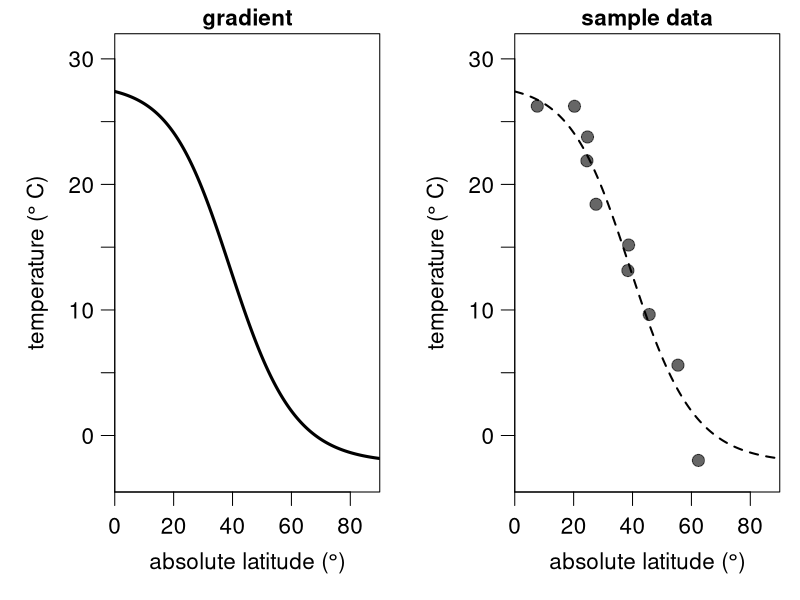
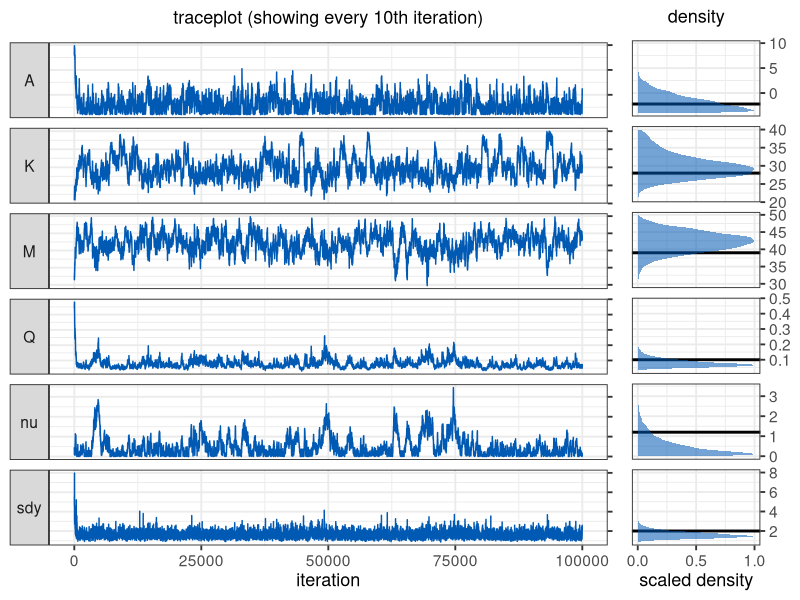
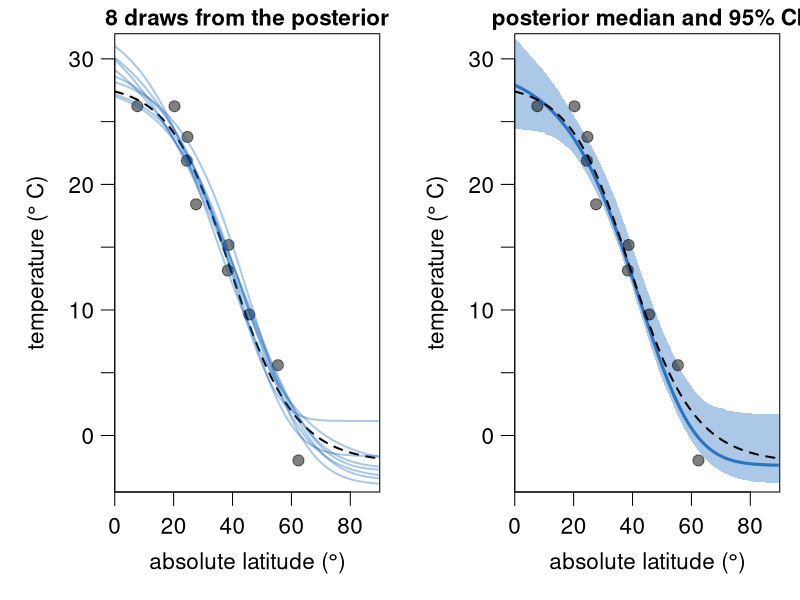

Recreate these plots in R, in order.
## ---- chunk 1
knitr::opts_chunk$set(echo = TRUE)
## ---- chunk 2
gradient <- function(x, coeff, sdy) { # sigma is labelled "sdy"
  A = coeff[1]
  K = coeff[2]
  M = coeff[3]
  Q = coeff[4]
  nu = coeff[5]
  return(A + max(c(K-A,0))/((1+(nu*exp(Q*(x-M))))^(1/nu)) + rnorm(length(x),0,sdy))
}
## ---- chunk 3
set.seed(10)
sample_lat <- runif(10,0,90)
sample_data <- data.frame(
  x = sample_lat, 
  y = gradient(x = sample_lat, coeff = c(-2.2, 28, 39, 0.1, 1.2), sd = 2))
## ---- chunk 4
layout(matrix(c(1,2), nrow = 1, ncol = 2, byrow = TRUE))

par(mar = c(4,4.25,1.25,0.75), las = 1, mgp = c(2.25,0.75,0), cex = 1.35)
latitude <- seq(0,90,by=0.2)
temperature <- gradient(x = latitude, coeff = c(-2.2, 28, 39, 0.1, 1.2), sd = 0)
plot(latitude, temperature, type = "l", lwd = 3, ylim = c(-4.5,32), xlab = expression ("absolute latitude ("*degree*")"), yaxt = "n", ylab = expression("temperature ("*degree~"C)"), yaxs = "i", xaxs = "i",
     xlim = c(0,90), main = "gradient", cex.main = 1)
axis(2,seq(-5,30,5),c(NA,0,NA,10,NA,20,NA,30))


plot(latitude, temperature, type = "l", lwd = 2, ylim = c(-4.5,32), xlab = expression ("absolute latitude ("*degree*")"), yaxt = "n", ylab = expression("temperature ("*degree~"C)"), yaxs = "i", xaxs = "i",
     xlim = c(0,90), main = "sample data", lty= 2, cex.main = 1)
points(sample_data$x, sample_data$y,  pch = 19, cex = 1.2, col = rgb(0,0,0,0.6), xpd = T)
axis(2,seq(-5,30,5),c(NA,0,NA,10,NA,20,NA,30))
## ---- chunk 5
loglik <- function(x, y,  coeff, sdy) { 
  A = coeff[1]
  K = coeff[2]
  M = coeff[3]
  Q = coeff[4]
  nu = coeff[5]
  pred = A + max(c(K-A,0))/((1+(nu*exp(Q*(x-M))))^(1/nu))
  return(sum(dnorm(y, mean = pred, sd = sdy, log = TRUE)))
}
## ---- chunk 6
logprior <- function(coeff) {
    return(sum(c(
    dunif(coeff[1], -4, 40, log = TRUE),
    dunif(coeff[2], -4, 40, log = TRUE),
    dnorm(coeff[3], 45, 10, log = TRUE),
    dgamma(coeff[4], 0.2, 0.2, log = TRUE),
    dgamma(coeff[5], 1, 1, log = TRUE))))
}
## ---- chunk 7
logposterior <- function(x, y, coeff, sdy){
  return (loglik(x, y, coeff, sdy) + logprior(coeff))
}
## ---- chunk 8
MH_propose <- function(coeff, proposal_sd){
  return(rnorm(5,mean = coeff, sd= c(.5,.5,.5,0.01,0.07)))
}
## ---- chunk 9
run_MCMC <- function(x, y, coeff_inits, sdy_init, nIter){
  ### Initialisation
  coefficients = array(dim = c(nIter,5)) # set up array to store coefficients
  coefficients[1,] = coeff_inits # initialise coefficients
  sdy = rep(NA_real_,nIter) # set up vector to store sdy
  sdy[1] = sdy_init # intialise sdy
  A_sdy = 3 # parameter for the prior on the inverse gamma distribution of sdy
  B_sdy = 0.1 # parameter for the prior on the inverse gamma distribution of sdy
  n <- length(y)
  shape_sdy <- A_sdy+n/2 # shape parameter for the inverse gamma
  
  ### The MCMC loop
  for (i in 2:nIter){ 
    
    ## 1. Gibbs step to estimate sdy
    sdy[i] = sqrt(1/rgamma(
      1,shape_sdy,B_sdy+0.5*sum((y-gradient(x,coefficients[i-1,],0))^2)))
    
    ## 2. Metropolis-Hastings step to estimate the regression coefficients
    proposal = MH_propose(coefficients[i-1,]) # new proposed values
    if(any(proposal[c(4,5)] <= 0)) HR = 0 else # Q and nu need to be >0
    # Hastings ratio of the proposal
    HR = exp(logposterior(x = x, y = y, coeff = proposal, sdy = sdy[i]) -
             logposterior(x = x, y = y, coeff = coefficients[i-1,], sdy = sdy[i]))
    # accept proposal with probability = min(HR,1)
    if (runif(1) < HR){ 
      coefficients[i,] = proposal
    # if proposal is rejected, keep the values from the previous iteration
    }else{
      coefficients[i,] = coefficients[i-1,]
    }
  } # end of the MCMC loop
  
  ###  Function output
  output = data.frame(A = coefficients[,1],
                      K = coefficients[,2],
                      M = coefficients[,3],
                      Q = coefficients[,4],
                      nu = coefficients[,5],
                      sdy = sdy)
  return(output)
}
## ---- chunk 10
nIter <- 100000
m <- run_MCMC(x = sample_data$x, y = sample_data$y, 
              coeff_inits = c(10,20,30,0.4,0.4), sdy_init = 5, nIter = nIter)
## ---- chunk 11
library(ggplot2)
library(dplyr)
library(reshape)
library(cowplot)
m <- m %>% mutate(iteration = 1:nrow(.))
mm <- melt(m,id.vars = "iteration")
mm <- mm %>% mutate(trueval = rep(c(-2.2, 28, 39, 0.1, 1.2, 2), each = nrow(m)))

facet.labs = c("F", "K", "M", "Q", expression(nu), expression(sigma["y"]))
names(facet.labs) <- c("A", "K", "M", "Q", "nu", "sdy")

p1 <- ggplot(mm %>% filter(iteration %% 10 == 0)) + geom_line(aes(x = iteration, y = value),
                             colour = rgb(0,0.35,0.7,1))+
      facet_grid(variable ~ ., switch = "y",scales = "free_y",
      labeller = labeller(variable = facet.labs)) + 
      theme(legend.position = "none")+
      theme_bw(base_size = 14)+
      theme(strip.text.y.left = element_text(angle = 0))+
      scale_y_continuous(position = "right")+
      ylab(NULL)+
      ggtitle(expression("traceplot (showing every 10th"~"iteration)"))+ 
      theme(plot.title = element_text(size = 13, face = "bold",hjust = 0.5),
            axis.title=element_text(size=13), axis.text.y=element_blank(),)


p2 <- ggplot(mm %>% filter(iteration %% 10 == 0)) +
  geom_vline(aes(xintercept = trueval), colour = "black", size = 1,linetype = "solid")+

 stat_density(aes(x = value, y =..scaled..), 
   fill = rgb(0,0.35,0.7,0.55), size = 1.5)+
      facet_grid(variable ~ ., scales = "free_y")+ 
     theme(legend.position = "none")+
     theme_bw(base_size = 14)+
     theme(strip.background = element_blank(),
   strip.text.y = element_blank())+ 
 scale_y_continuous(position = "left",breaks = c(0,0.5,1))+
  scale_x_continuous(position = "top")+
coord_flip()+
  ylab("scaled density")+
      xlab(NULL)+
      ggtitle(expression("density"))+ 
      theme(plot.title = element_text(size = 13, face = "bold",hjust = 0.5),
            axis.title=element_text(size=13))

plot_grid(p1, p2, ncol = 2, labels = c("", ""),
         rel_widths = c(7,2))

## ---- chunk 12
burnin <- 10000
layout(matrix(c(1,2), nrow = 1, ncol = 2, byrow = TRUE))
par(mar = c(4,4.25,1.25,0.75), las = 1, mgp = c(2.25,0.75,0), cex = 1.35)
latitude <- seq(0,90,by=0.5)
temperature <- gradient(x = latitude, coeff = c(-2.2, 28, 39, 0.1, 1.2), sdy = 0)
plot(latitude, temperature, type = "l", lwd = 2, ylim = c(-4.5,32), xlab = expression ("absolute latitude ("*degree*")"), yaxt = "n", ylab = expression("temperature ("*degree~"C)"), yaxs = "i", xaxs = "i", lty = 2,
     xlim = c(0,90), main = "8 draws from the posterior", cex.main = 1)
points(sample_data$x, sample_data$y,  pch = 19, cex = 1.1, col = rgb(0,0,0,0.5), xpd = T)
replicate(8, points(latitude, gradient(x = latitude, coeff = unlist(m[sample((burnin+1):nIter,1),1:5]), sdy = 0), type = "l", col = rgb(0,0.35,0.7,0.33), lwd = 2))
axis(2,seq(-5,30,5),c(NA,0,NA,10,NA,20,NA,30))


### Calculate confidence intervals
sample_it <- sample((burnin+1):nIter,1000)
grad_025 <- sapply(1:length(latitude), function(f) quantile(apply(m[sample_it,1:5],1,function(a) gradient(x=latitude[f], coeff =  a, sdy = 0)), probs = 0.025))
grad_975 <- sapply(1:length(latitude), function(f) quantile(apply(m[sample_it,1:5],1,function(a) gradient(x=latitude[f], coeff =  a, sdy = 0)), probs = 0.975))


### Calculate confidence intervals
sample_it <- sample((burnin+1):nIter,1000)
grad_025 <- sapply(1:length(latitude), function(f) quantile(apply(m[sample_it,1:5],1,function(a) gradient(x=latitude[f], coeff =  a, sdy = 0)), probs = 0.025))
grad_975 <- sapply(1:length(latitude), function(f) quantile(apply(m[sample_it,1:5],1,function(a) gradient(x=latitude[f], coeff =  a, sdy = 0)), probs = 0.975))


plot(latitude, temperature, type = "n", lwd = 2, ylim = c(-4.5,32), xlab = expression ("absolute latitude ("*degree*")"), yaxt = "n", ylab = expression("temperature ("*degree~"C)"), yaxs = "i", xaxs = "i", lty = 2,
     xlim = c(0,90), main = "posterior median and 95% CI", cex.main = 1)

error_polygon <- function(x,en,ep,color) {
  polygon( c(x[1], x, x[length(x)], x[length(x)], rev(x), x[1]),
           c((ep)[1],ep, (ep)[length(ep)], (en)[length(en)], rev(en), (en)[1]),
           border = NA, col = color)
}
error_polygon(latitude,grad_025,grad_975,rgb(0,0.35,0.7,0.33))
points(sample_data$x, sample_data$y,  pch = 19, cex = 1.1, col = rgb(0,0,0,0.5), xpd = T)

points(latitude, gradient(x=latitude, coeff =  apply(m[sample_it,1:5],2,median), sdy = 0), type = "l", lwd = 3, col = rgb(0,0.35,0.7,0.75))
points(latitude, temperature, type = "l", lwd = 2, lty = 2)
axis(2,seq(-5,30,5),c(NA,0,NA,10,NA,20,NA,30))
